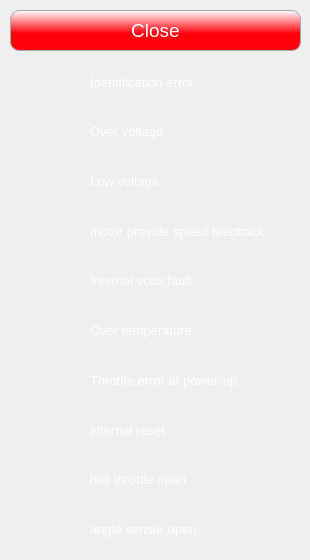
<?xml version="1.0" encoding="UTF-8"?>
<ui version="4.0">
 <class>Form</class>
 <widget class="QWidget" name="Form">
  <property name="geometry">
   <rect>
    <x>0</x>
    <y>0</y>
    <width>310</width>
    <height>560</height>
   </rect>
  </property>
  <property name="windowTitle">
   <string>Form</string>
  </property>
  <property name="styleSheet">
   <string notr="true">QLabel {
	color: white;
}</string>
  </property>
  <widget class="QWidget" name="widget" native="true">
   <property name="geometry">
    <rect>
     <x>0</x>
     <y>0</y>
     <width>321</width>
     <height>581</height>
    </rect>
   </property>
   <property name="styleSheet">
    <string notr="true">#widget {
	background-image: url(&quot;img/tlo.png&quot;);
}</string>
   </property>
   <widget class="QWidget" name="verticalLayoutWidget">
    <property name="geometry">
     <rect>
      <x>10</x>
      <y>60</y>
      <width>71</width>
      <height>491</height>
     </rect>
    </property>
    <layout class="QVBoxLayout" name="verticalLayout">
     <item>
      <widget class="QFrame" name="led_slot_3">
       <property name="frameShape">
        <enum>QFrame::NoFrame</enum>
       </property>
       <property name="frameShadow">
        <enum>QFrame::Raised</enum>
       </property>
      </widget>
     </item>
     <item>
      <widget class="QFrame" name="led_slot_2">
       <property name="frameShape">
        <enum>QFrame::NoFrame</enum>
       </property>
       <property name="frameShadow">
        <enum>QFrame::Raised</enum>
       </property>
      </widget>
     </item>
     <item>
      <widget class="QFrame" name="led_slot_8">
       <property name="frameShape">
        <enum>QFrame::NoFrame</enum>
       </property>
       <property name="frameShadow">
        <enum>QFrame::Raised</enum>
       </property>
      </widget>
     </item>
     <item>
      <widget class="QFrame" name="led_slot_6">
       <property name="frameShape">
        <enum>QFrame::NoFrame</enum>
       </property>
       <property name="frameShadow">
        <enum>QFrame::Raised</enum>
       </property>
      </widget>
     </item>
     <item>
      <widget class="QFrame" name="led_slot_10">
       <property name="frameShape">
        <enum>QFrame::NoFrame</enum>
       </property>
       <property name="frameShadow">
        <enum>QFrame::Raised</enum>
       </property>
      </widget>
     </item>
     <item>
      <widget class="QFrame" name="led_slot_7">
       <property name="frameShape">
        <enum>QFrame::NoFrame</enum>
       </property>
       <property name="frameShadow">
        <enum>QFrame::Raised</enum>
       </property>
      </widget>
     </item>
     <item>
      <widget class="QFrame" name="led_slot_11">
       <property name="frameShape">
        <enum>QFrame::NoFrame</enum>
       </property>
       <property name="frameShadow">
        <enum>QFrame::Raised</enum>
       </property>
      </widget>
     </item>
     <item>
      <widget class="QFrame" name="led_slot_4">
       <property name="frameShape">
        <enum>QFrame::NoFrame</enum>
       </property>
       <property name="frameShadow">
        <enum>QFrame::Raised</enum>
       </property>
      </widget>
     </item>
     <item>
      <widget class="QFrame" name="led_slot_5">
       <property name="frameShape">
        <enum>QFrame::NoFrame</enum>
       </property>
       <property name="frameShadow">
        <enum>QFrame::Raised</enum>
       </property>
      </widget>
     </item>
     <item>
      <widget class="QFrame" name="led_slot">
       <property name="frameShape">
        <enum>QFrame::NoFrame</enum>
       </property>
       <property name="frameShadow">
        <enum>QFrame::Raised</enum>
       </property>
       <zorder>led_slot_3</zorder>
       <zorder>led_slot_5</zorder>
      </widget>
     </item>
    </layout>
   </widget>
   <widget class="QWidget" name="verticalLayoutWidget_2">
    <property name="geometry">
     <rect>
      <x>90</x>
      <y>60</y>
      <width>211</width>
      <height>491</height>
     </rect>
    </property>
    <layout class="QVBoxLayout" name="verticalLayout_2">
     <item>
      <widget class="QLabel" name="label_2">
       <property name="font">
        <font>
         <pointsize>10</pointsize>
        </font>
       </property>
       <property name="styleSheet">
        <string notr="true"/>
       </property>
       <property name="text">
        <string>Identification error</string>
       </property>
      </widget>
     </item>
     <item>
      <widget class="QLabel" name="label_3">
       <property name="font">
        <font>
         <pointsize>10</pointsize>
        </font>
       </property>
       <property name="styleSheet">
        <string notr="true"/>
       </property>
       <property name="text">
        <string>Over voltage</string>
       </property>
      </widget>
     </item>
     <item>
      <widget class="QLabel" name="label_6">
       <property name="font">
        <font>
         <pointsize>10</pointsize>
        </font>
       </property>
       <property name="styleSheet">
        <string notr="true"/>
       </property>
       <property name="text">
        <string>Low voltage</string>
       </property>
      </widget>
     </item>
     <item>
      <widget class="QLabel" name="label_10">
       <property name="font">
        <font>
         <pointsize>10</pointsize>
        </font>
       </property>
       <property name="text">
        <string>motor provide speed feedback</string>
       </property>
      </widget>
     </item>
     <item>
      <widget class="QLabel" name="label_5">
       <property name="font">
        <font>
         <pointsize>10</pointsize>
        </font>
       </property>
       <property name="text">
        <string>Internal volts fault</string>
       </property>
      </widget>
     </item>
     <item>
      <widget class="QLabel" name="label_11">
       <property name="font">
        <font>
         <pointsize>10</pointsize>
        </font>
       </property>
       <property name="text">
        <string>Over temperature</string>
       </property>
      </widget>
     </item>
     <item>
      <widget class="QLabel" name="label_9">
       <property name="font">
        <font>
         <pointsize>10</pointsize>
        </font>
       </property>
       <property name="text">
        <string>Throttle error at power-up</string>
       </property>
      </widget>
     </item>
     <item>
      <widget class="QLabel" name="label_7">
       <property name="font">
        <font>
         <pointsize>10</pointsize>
        </font>
       </property>
       <property name="text">
        <string>internal reset</string>
       </property>
      </widget>
     </item>
     <item>
      <widget class="QLabel" name="label_4">
       <property name="font">
        <font>
         <pointsize>10</pointsize>
        </font>
       </property>
       <property name="text">
        <string>hall throttle open</string>
       </property>
      </widget>
     </item>
     <item>
      <widget class="QLabel" name="label">
       <property name="font">
        <font>
         <pointsize>10</pointsize>
        </font>
       </property>
       <property name="text">
        <string>angle sensor open</string>
       </property>
      </widget>
     </item>
    </layout>
   </widget>
   <widget class="QPushButton" name="close_btn">
    <property name="geometry">
     <rect>
      <x>10</x>
      <y>10</y>
      <width>291</width>
      <height>41</height>
     </rect>
    </property>
    <property name="font">
     <font>
      <pointsize>14</pointsize>
     </font>
    </property>
    <property name="cursor">
     <cursorShape>PointingHandCursor</cursorShape>
    </property>
    <property name="styleSheet">
     <string notr="true">/*background-color: qlineargradient(spread:pad, x1:0.522955, y1:0, x2:0.517, y2:1, stop:0 rgba(255, 164, 176, 255), stop:1 rgba(255, 0, 12, 255)); */
color: white;
border: 1px solid darkgrey;
border-radius: 9px;
background-color: qlineargradient(spread:pad, x1:0.522955, y1:0, x2:0.522682, y2:0.574, stop:0 rgba(255, 255, 255, 255), stop:1 rgba(255, 0, 12, 255));
background-image: none;</string>
    </property>
    <property name="text">
     <string>Close</string>
    </property>
   </widget>
  </widget>
 </widget>
 <resources/>
 <connections/>
</ui>
